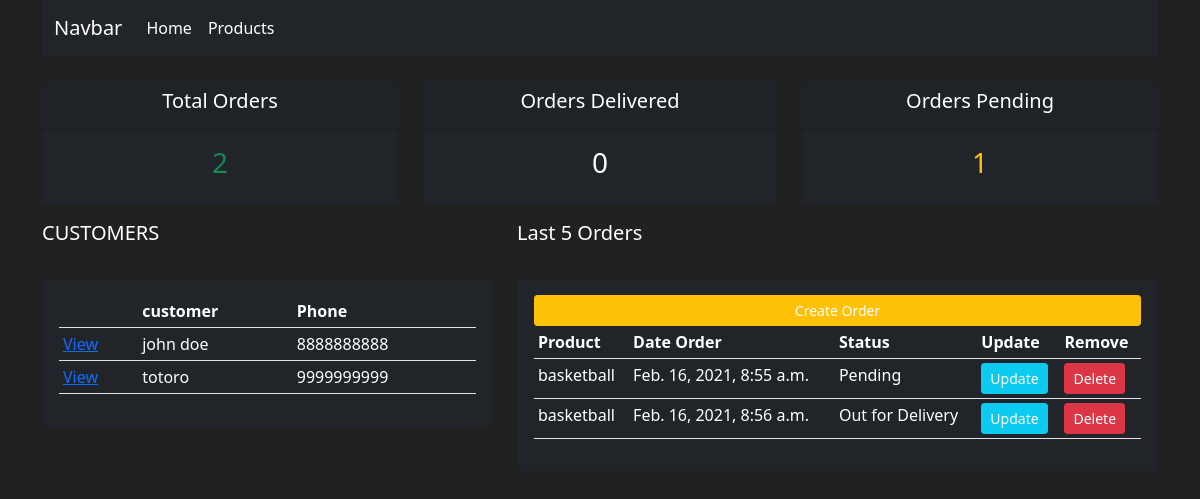
Before: / with the older database file.
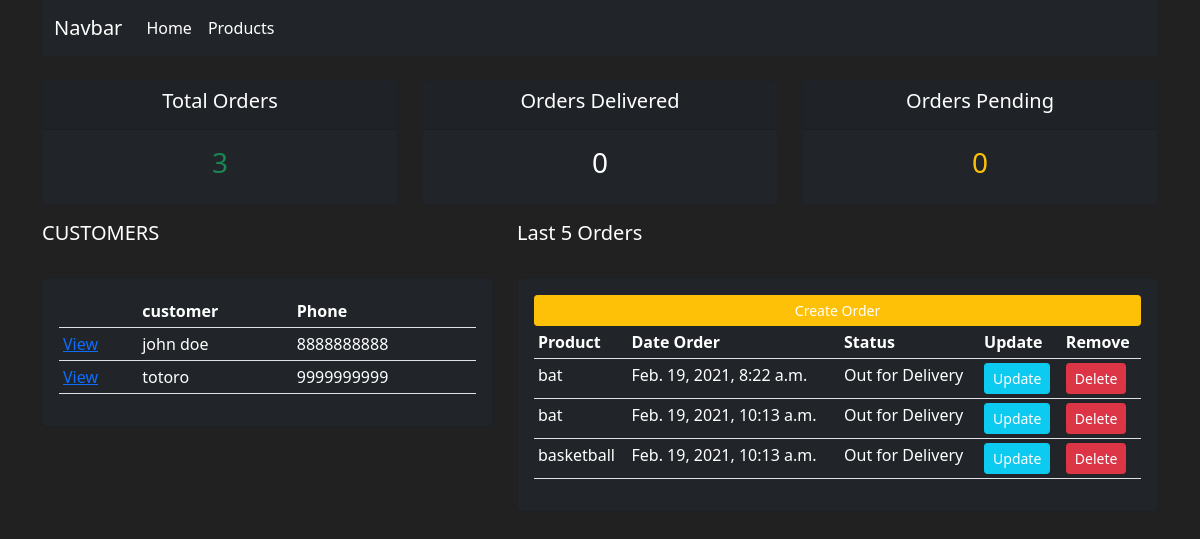
After: the same page with the newer database file.
### accounts/models.py (models this page shows, shortened)
class Customer(models.Model):
    name = models.CharField(max_length=200, null=True)
    phone = models.CharField(max_length=200, null=True)
    email = models.CharField(max_length=200, null=True)
    date_create = models.DateTimeField(auto_now_add=True, null=True)

class Order(models.Model):
    STATUS = (
        ('Pending', 'Pending'),
        ('Out for Delivery', 'Out for Delivery'),
        ('Delivered', 'Delivered')
    )
    customer = models.ForeignKey(
        Customer, null=True, on_delete=models.SET_NULL)
    product = models.ForeignKey(Product, null=True, on_delete=models.SET_NULL)
    date_created = models.DateTimeField(auto_now_add=True, null=True)
    status = models.CharField(max_length=200, null=True, choices=STATUS)

class Product(models.Model):
    CATEGORY = (
        ('Indoor', 'Indoor'),
        ('Out Door', 'Out Door')
    )
    name = models.CharField(max_length=200)
    price = models.FloatField(null=True)
    category = models.CharField(max_length=200, null=True, choices=CATEGORY)
    description = models.CharField(max_length=200, null=True, blank=True)
    date_created = models.DateTimeField(auto_now_add=True, null=True)
    tags = models.ManyToManyField(Tag)
    def __str__(self):
        return self.name

### accounts/views.py (the view)
# urls.py: path('', views.home, name="home"),
def home(request):
    orders = Order.objects.all()
    customers = Customer.objects.all()
    total_customers = customers.count()
    total_orders = orders.count()
    delivered = orders.filter(status='Delivered').count()
    pending = orders.filter(status='Pending').count()
    context = {'orders': orders, 'customers': customers, 'total_customers': total_customers,
               'total_orders': total_orders, 'delivered': delivered, 'pending': pending}
    return render(request, 'accounts/dashboard.html', context)

### accounts/templates/accounts/dashboard.html
{% extends 'accounts/main.html' %}
{% block content %}
{% include 'accounts/status.html' %}
<div class="container">
<div class="row">
    <div class="col-md-5">
        <h5 class="text-white">CUSTOMERS</h5>
        <hr>
        <div class="card card-body text-white bg-dark ">
            <table class="table table-sm text-white">
                <tr>
                    <th></th>
                    <th>customer</th>
                    <th>Phone</th>
                </tr>
                {% for customer in customers %}
                    <tr>
                        <td> <a href="{% url 'customer' customer.id %}">View</a> </td>
                        <td> {{ customer.name }} </td>
                        <td> {{ customer.phone }} </td>
                    </tr>
                {% endfor %}
            </table>
        </div>
    </div>
    <div class="col-md-7">
        <h5 class="text-white">
            Last 5 Orders
        </h5>
        <hr>
        <div class="card card-body bg-dark">
            <a  class = "btn btn-primary btn-sm btn-block btn-warning text-white" href="{% url 'create_order' %}">Create Order</a>
            <table class="table table-sm text-white">
                <tr>
                    <th>Product</th>
                    <th>Date Order</th>
                    <th>Status</th>
                    <th>Update</th>
                    <th>Remove</th>
                </tr>
                {% for order in orders %}
                    <tr>
                        <td> {{ order.product}} </td>
                        <td> {{ order.date_created }} </td>
                        <td> {{ order.status }} </td>
                        <td> <a class="btn btn-sm btn-info text-white" href="{% url 'update_order' order.id %}">Update</a> </td>
                        <td> <a class="btn btn-sm btn-danger"  href="{% url 'delete_order' order.id %}">Delete</a> </td>
                    </tr>
                {% endfor %}
            </table>
        </div>
    </div>
</div>
</div>
{% endblock %}

### accounts/templates/accounts/main.html (shortened to what this page needs)
{% load static %}
<!DOCTYPE html>
<html lang="en">
<head>
    <link href="https://cdn.jsdelivr.net/npm/bootstrap@5.0.0-beta2/dist/css/bootstrap.min.css" rel="stylesheet">
    <link rel="stylesheet" type="text/css" href="{% static '/css/main.css' %}">
</head>
<body>
    {% include 'accounts/navbar.html' %}
    {% block content %}
    {% endblock %}
</body>
</html>

### accounts/templates/accounts/navbar.html (shortened to what this page needs)
<div class="container">
<nav class="navbar navbar-expand-lg navbar-dark bg-dark">
    <div class="container-fluid">
      <a class="navbar-brand" href="#">Navbar</a>
      <div class="collapse navbar-collapse" id="navbarSupportedContent">
        <ul class="navbar-nav me-auto mb-2 mb-lg-0">
          <li class="nav-item">
            <a class="nav-link active" aria-current="page" href="{% url 'home' %}">Home</a>
          </li>
          <li class="nav-item">
            <a class="nav-link active" aria-current="page" href="{% url 'products' %}">Products</a>
          </li>
        </ul>
      </div>
    </div>
  </nav>
</div>

### accounts/templates/accounts/status.html
<br>
<div class="container">
<div class="row">
	<div class="col">
		<div class="col-md">
			<div class="card text-center text-white bg-dark  mb-3" id="total-orders">
			  	<div class="card-header">
			  		<h5 class="card-title ">Total Orders</h5>
			  	</div>
			  	<div class="card-body">
			    	<h3 class="card-title text-success">{{total_orders}}</h3>
			  	</div>
			</div>
		</div>
	</div>
	<div class="col">
		<div class="col-md">
			<div class="card text-center text-white bg-dark  mb-3" id="orders-delivered">
			  	<div class="card-header">
			  		<h5 class="card-title">Orders Delivered</h5>
			  	</div>
			  	<div class="card-body">
			    	<h3 class="card-title"> {{delivered}} </h3>
			  	</div>
			</div>
		</div>
	</div>
	<div class="col">
		<div class="col-md">
			<div class="card text-center text-white bg-dark  mb-3" id="orders-pending">
			  	<div class="card-header">
			  		<h5 class="card-title">Orders Pending</h5>
			  	</div>
			  	<div class="card-body">
			    	<h3 class="card-title text-warning"> {{pending}} </h3>
			  	</div>
			</div>
		</div>
	</div>
</div>
</div>

### static/css/main.css (style rules this page uses)
body { background-color: #bfd4f3; }
#total-orders { background-color: #4cb4c7; }
#orders-delivered { background-color: #7abecc; }
#orders-pending { background-color: #7cd1c0; }

### accounts/templates/accounts/main.html (style rules this page uses)
body { background-color: #212121; }

Changed rows visible on the page:
removed Order: product "basketball", date_created "Feb. 16, 2021, 8:55 a.m.", status "Pending"
removed Order: product "basketball", date_created "Feb. 16, 2021, 8:56 a.m.", status "Out for Delivery"
added Order: product "bat", date_created "Feb. 19, 2021, 8:22 a.m.", status "Out for Delivery"
added Order: product "bat", date_created "Feb. 19, 2021, 10:13 a.m.", status "Out for Delivery"
added Order: product "basketball", date_created "Feb. 19, 2021, 10:13 a.m.", status "Out for Delivery"
Other visible differences:
{{ total_orders }}: "2" → "3"
{{ pending }}: "1" → "0"
